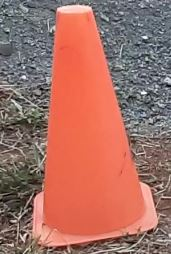
#> input picture keypoint/Capture.JPG, 171 x 254 px, found by its file name
$ python keypoint1.py
#> lines starting #> are read from the running program, lines starting #| are printed output that depends on the picture; after the words box and inside, x2 and y2 are one past the last pixel; in counts of white or black regions, pixels touching at a corner belong together
# Python code to detect an arrow (seven-sided shape) from an image.
import numpy as np
import cv2

# Reading image
img2 = cv2.imread('Capture.jpg', cv2.IMREAD_COLOR)
#> img2 is the input picture: shape (254, 171, 3); mean B, G, R 100.1, 110.9, 164.7

# Reading same image in another variable and
# converting to gray scale.
img = cv2.imread('Capture.jpg', cv2.IMREAD_GRAYSCALE)
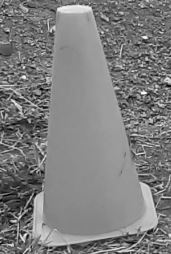
#> img: shape (254, 171); min 0, max 255, mean 125.7

# Converting image to a binary image
# (black and white only image).
_,threshold = cv2.threshold(img, 0, 255,
                            cv2.THRESH_BINARY)
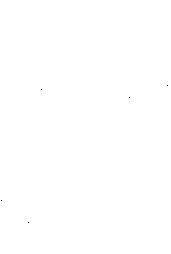
#> threshold: shape (254, 171); 100% white; black in thin lines or dots, all inside (x1, y1, x2, y2) = (1, 85, 168, 223)

# Detecting shapes in image by selecting region
# with same colors or intensity.
contours,_=cv2.findContours(threshold, cv2.RETR_TREE,
                            cv2.CHAIN_APPROX_SIMPLE)
#> contours = 6 contours, 5 with area under 20; largest, box (x1, y1, x2, y2) and area: (0, 0, 171, 254) 43010

# Searching through every region selected to
# find the required polygon.
for cnt in contours :
    area = cv2.contourArea(cnt)

    # Shortlisting the regions based on there area.
    if area > 400:
        approx = cv2.approxPolyDP(cnt,
                                  0.009 * cv2.arcLength(cnt, True), True)

        # Checking if the no. of sides of the selected region is 7.
        if(len(approx) == 7):
            cv2.drawContours(img2, [approx], 0, (0, 0, 255), 5)
#> this loop made 6 passes
#> (area, approx) on pass 1: (43010, [[0, 0], [0, 253], [170, 253], [170, 0]])

# Showing the image along with outlined arrow.
cv2.imshow('image2', img2)
cv2.imshow('image1', img)

# Exiting the window if 'q' is pressed on the keyboard.
if cv2.waitKey(0) & 0xFF == ord('q'):
#> (key q is pressed here)
    cv2.destroyAllWindows()

$ run again, with keypoint/20210220_175625-001.jpg copied over keypoint/Capture.JPG
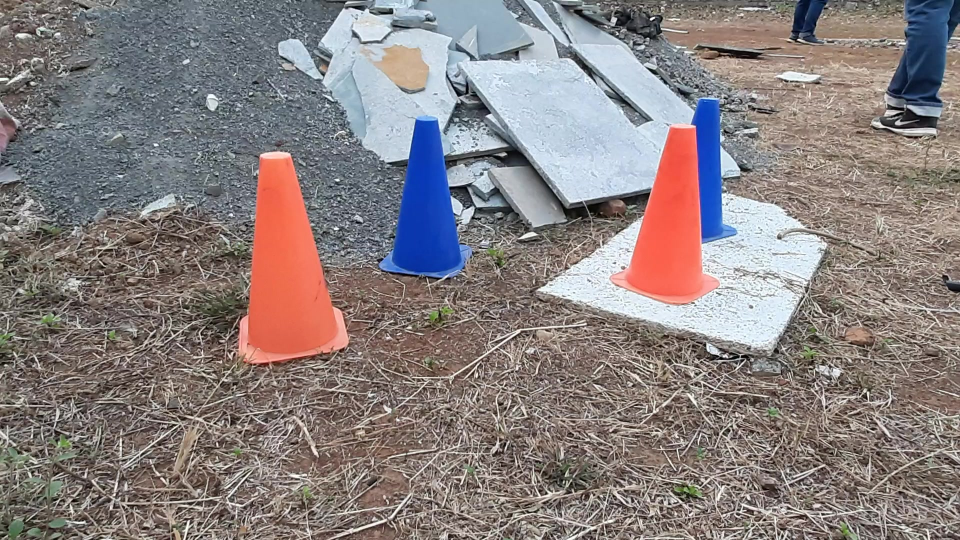
#> input picture keypoint/20210220_175625-001.jpg, 1920 x 1080 px, found by its file name (shown at 1/2 size)
#> img2 is the input picture: shape (1080, 1920, 3); mean B, G, R 127.1, 127.5, 136.3
#> `img = cv2.imread('Capture.jpg', cv2.IMREAD_GRAYSCALE)`:
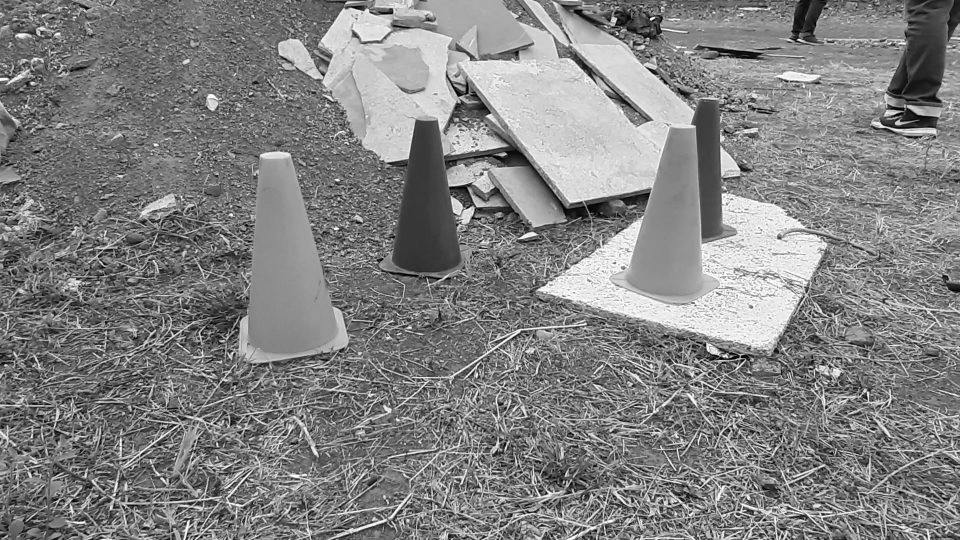
#> img: shape (1080, 1920) (shown at 1/2 size); min 0, max 255, mean 130.1
#> threshold: shape (1080, 1920); 100% white; black in thin lines or dots
#> contours = 382 contours, 381 with area under 20; largest, box (x1, y1, x2, y2) and area: (0, 0, 1920, 1080) 2070601
#> the loop `for cnt in contours :` made 382 passes
#> (area, approx) on pass 1: (2070601, [[0, 0], [0, 1079], [1919, 1079], [1919, 0]])
